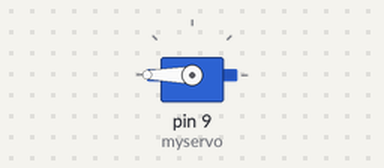
A sketch run on a simulated Arduino Uno, built with avr-gcc and run on an emulated ATmega328P. On the bench: servo.

Above: at 0.05 s.
Timing chart, 0 to 3.0 s (numbered marks = the images above):
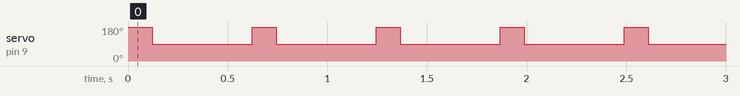

Measured:
- by itself, servo on pin 9 (myservo): alternates 180° for 0.12 s and 90° for 0.50 s

The sketch:

servo_controller.ino
```cpp
#include <Servo.h>

Servo myservo;  // create servo object to control a servo


void setup()
{
  Serial.begin(9600);
  myservo.attach(9);  // attaches the servo on pin 9 to the servo object
}

void loop()
{
  /*for(int i = 0; i < 100; i++)
  {
  myservo.write(i);                  // sets the servo position according to the scaled value
  delay(50);                           // waits for the servo to get there
  }

  delay(1000);

  for(int i = 100; i < 200; i++)
  {
  myservo.write(i);                  // sets the servo position according to the scaled value
  delay(50);                           // waits for the servo to get there
  }
*/

//  myservo.write(65);
//  delay(560);
//  myservo.write(75);
//  delay(2000);
 myservo.write(180);
 delay(122);
myservo.write(90);
  delay(500);


// for(int i = 0; i < 360; i = i + 20)
// {
//  myservo.write(i);
//
//  delay(1000);
//}

//  myservo.write(20);
//
//  delay(1000);
//
//  myservo.write(40);
//
//  delay(1000);
//
//  myservo.write(60);
//
//  delay(1000);
//
//  myservo.write(80);
//
//  delay(1000);
//
//  myservo.write(100);
//
//  delay(1000);
//
//  myservo.write(120);
//
//  delay(1000);
//
//  myservo.write(160);
//
//  delay(1000);
//
//  myservo.write(180);
//
//  delay(1000);
//
//   myservo.write(40);
//
//  delay(1000);

}
```
